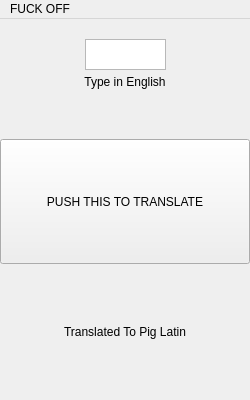
<?xml version="1.0" encoding="UTF-8"?>
<ui version="4.0">
 <class>MainWindow</class>
 <widget class="QMainWindow" name="MainWindow">
  <property name="geometry">
   <rect>
    <x>0</x>
    <y>0</y>
    <width>250</width>
    <height>400</height>
   </rect>
  </property>
  <property name="windowTitle">
   <string>MainWindow</string>
  </property>
  <property name="autoFillBackground">
   <bool>false</bool>
  </property>
  <widget class="QWidget" name="centralwidget">
   <widget class="QPushButton" name="pushButton1">
    <property name="geometry">
     <rect>
      <x>0</x>
      <y>120</y>
      <width>250</width>
      <height>125</height>
     </rect>
    </property>
    <property name="text">
     <string>PUSH THIS TO TRANSLATE</string>
    </property>
   </widget>
   <widget class="QLabel" name="topLabel">
    <property name="geometry">
     <rect>
      <x>0</x>
      <y>0</y>
      <width>250</width>
      <height>125</height>
     </rect>
    </property>
    <property name="text">
     <string>Type in English</string>
    </property>
    <property name="alignment">
     <set>Qt::AlignCenter</set>
    </property>
   </widget>
   <widget class="QLabel" name="topLabel_2">
    <property name="geometry">
     <rect>
      <x>0</x>
      <y>250</y>
      <width>250</width>
      <height>125</height>
     </rect>
    </property>
    <property name="text">
     <string>Translated To Pig Latin</string>
    </property>
    <property name="alignment">
     <set>Qt::AlignCenter</set>
    </property>
   </widget>
   <widget class="QPlainTextEdit" name="plainTextEdit">
    <property name="geometry">
     <rect>
      <x>85</x>
      <y>20</y>
      <width>81</width>
      <height>31</height>
     </rect>
    </property>
   </widget>
  </widget>
  <widget class="QMenuBar" name="menubar">
   <property name="geometry">
    <rect>
     <x>0</x>
     <y>0</y>
     <width>250</width>
     <height>21</height>
    </rect>
   </property>
   <widget class="QMenu" name="menuFUCK_OFF">
    <property name="title">
     <string>FUCK OFF</string>
    </property>
   </widget>
   <addaction name="menuFUCK_OFF"/>
  </widget>
 </widget>
 <resources/>
 <connections/>
</ui>
